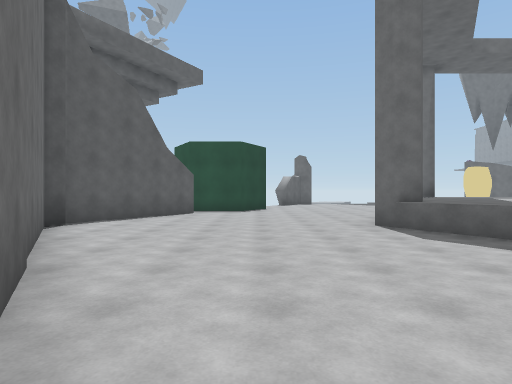
[1] (above)

22 first-person views from a walk through a scene from a Unity 3-D project. The camera is 1.4 m above the floor, looks level and sees 75° across. The floor is counted in squares, 2 m on a side. Each view is taken from the middle of a square. On the plan, view 1 faces up. The plan holds only what a view shows up to about 10 squares ahead; the rest is blank. The place goes on beyond the plan. Surface patterns are stand-ins for the level's own textures.

[2]
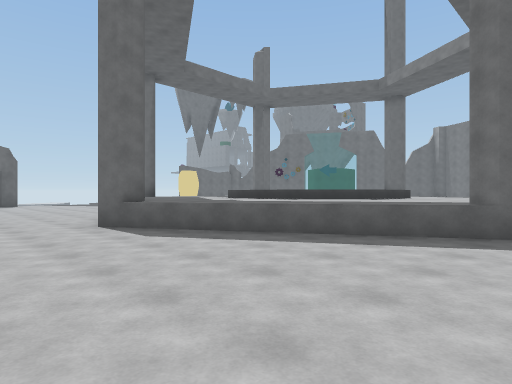

[3]
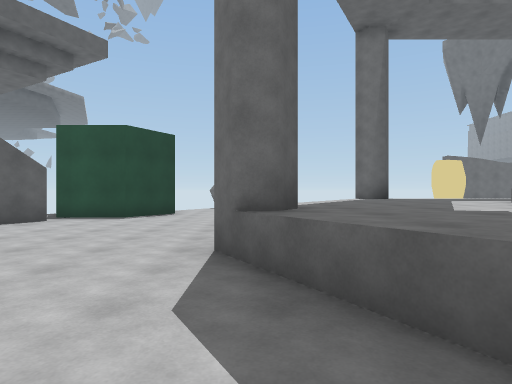

[4]
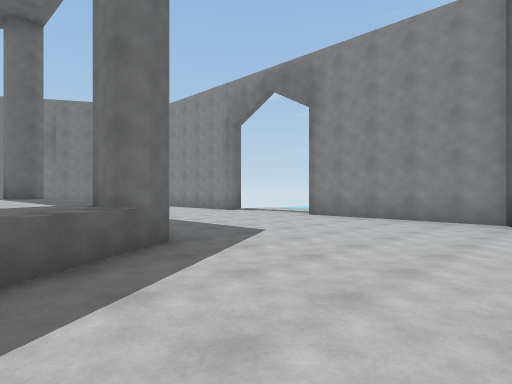

[5]
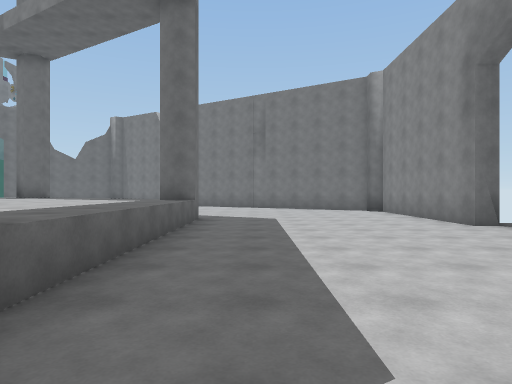

[6]
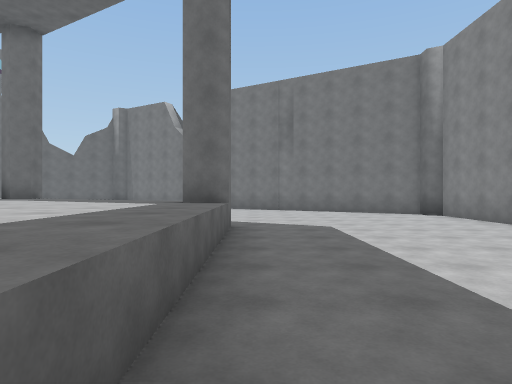

[7]
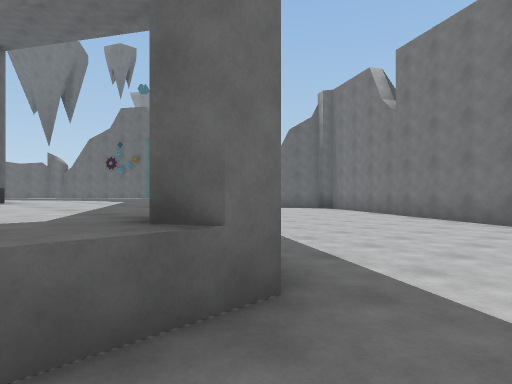

[8]
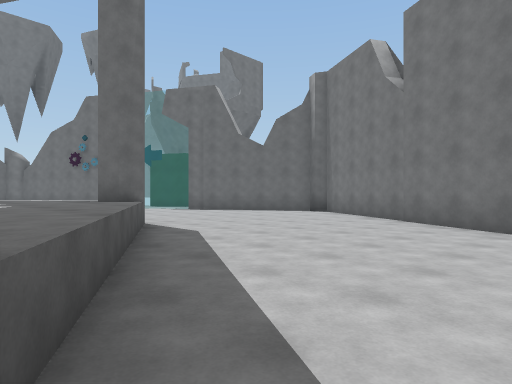

[9]
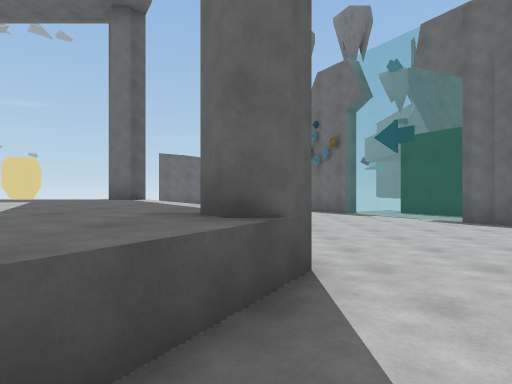

[10]
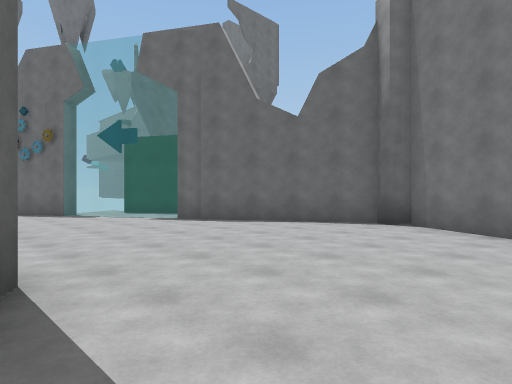

[11]
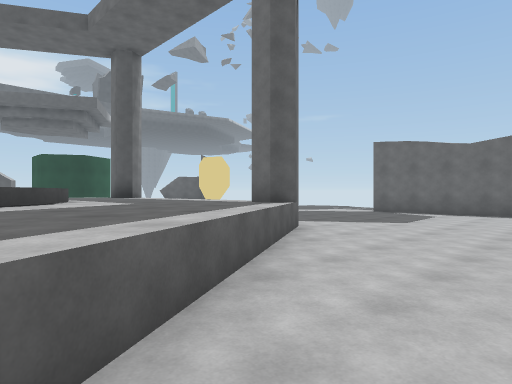

[12]
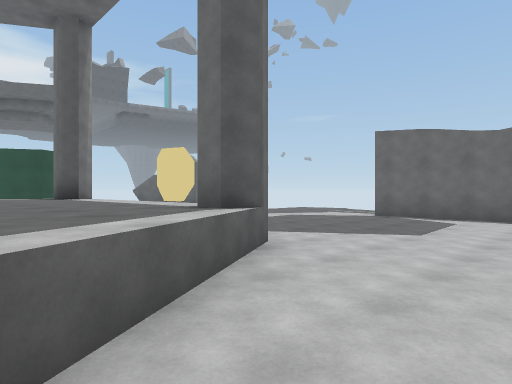

[13]
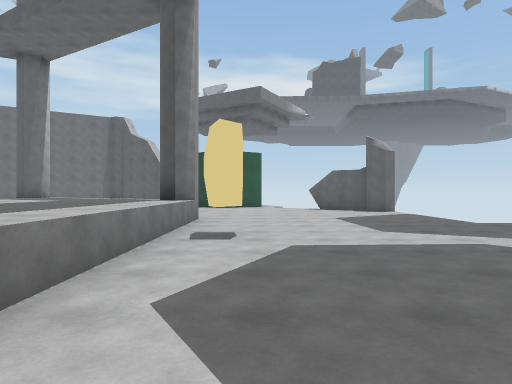

[14]
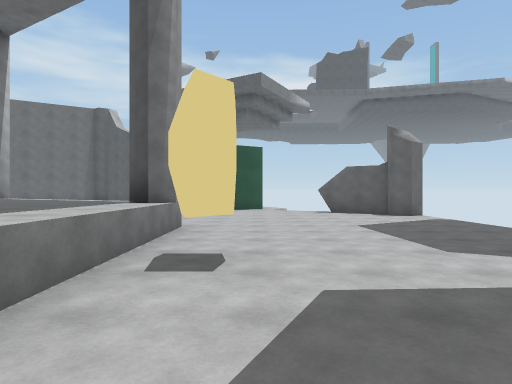

[15]
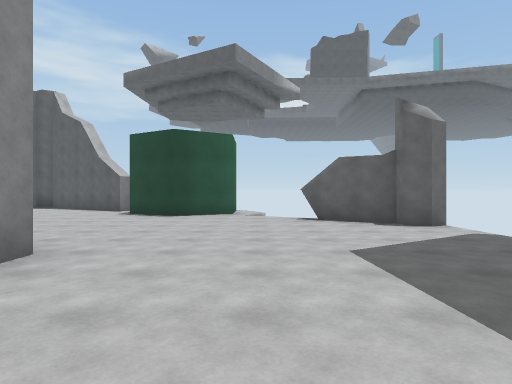

[16]
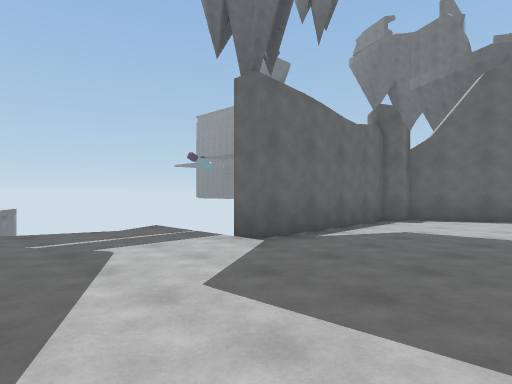

[17]
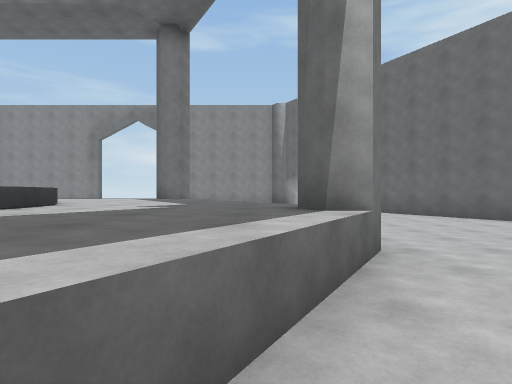

[18]
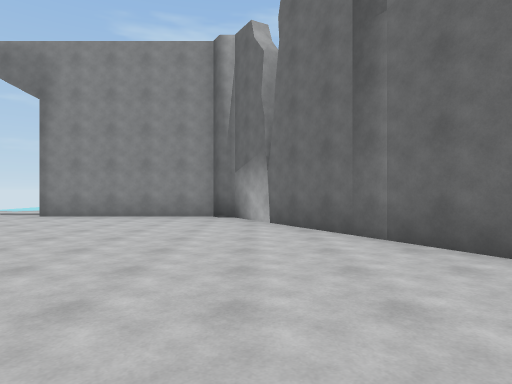

[19]
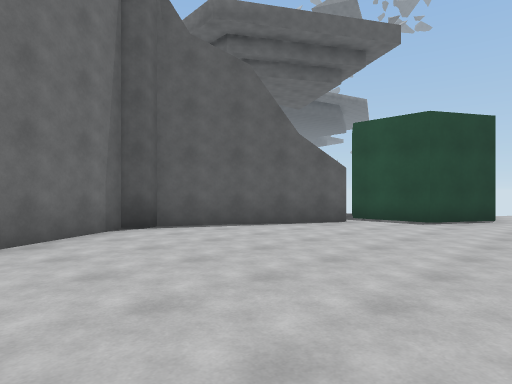

[20]
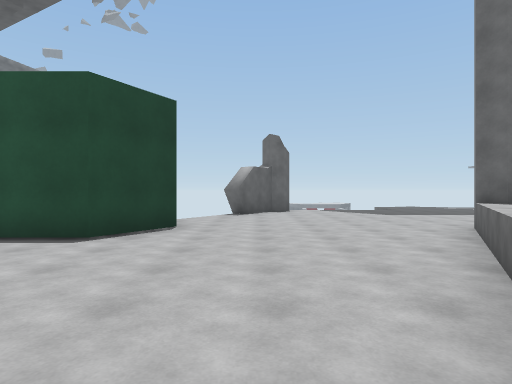

[21]
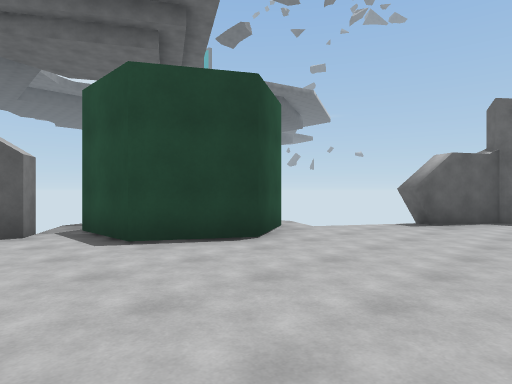

[22]
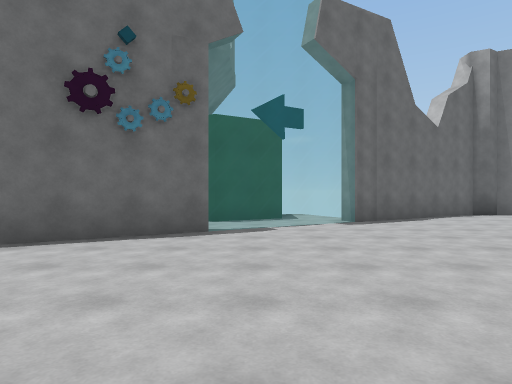

### Floor plan
Key: @ floor where view 1 was taken; # wall or solid block; . floor; = window, fence, low wall or low ledge; ^ raised ledge; O other object.
Columns run from 4 left of view 1 to 24 right of it. Each row starts with its distance up from view 1.
 22               ...
 21               ...
 20        #    .....#####
 19       ##.............##
 18      ##...............##
 17      #.................##
 16      ...................#
 15    O..........O.........=.O
 14     O....................=OO
 13     O.....##^^^^^^#......==O
 12   OO......^^^^^^^^^.......=.
 11  ##......^^^^^^^^^^^......##
 10 ##.......^^^^^^^^^^^.......##
  9 #.......^^^^^   ^^^^^.......#
  8 #......^^^^^     ^^^^^......#
  7 #......#^^^^     ^^^^#......#
  6 #......^^^^^     ^^^^^......#
  5 #.......^^^^^    ^^^^.......#
  4 ##.......^^^^^^^^^^^.......##
  3  ##......^^^^^^^^^^^......##
  2   #.......^^^^^^^^^.......#
  1   ##......##^^^^^^#......##
  0    #@....................#
 -1    ##.................
 -2     #.................
 -3     ##................
 -4      ##...............
 -5       ##.............#
 -6        ######. .######

Where each view was taken, in squares from view 1:
view 1: 0 up, 0 right, facing up
view 2: 0 up, 0 right, facing up-right
view 3: 3 up, 3 right, facing up
view 4: 3 up, 2 right, facing down-right
view 5: 1 down, 5 right, facing right
view 6: 0 up, 7 right, facing right
view 7: 1 down, 12 right, facing up-right
view 8: 0 up, 14 right, facing up-right
view 9: 4 up, 17 right, facing up
view 10: 4 up, 17 right, facing up-right
view 11: 8 up, 18 right, facing up-left
view 12: 10 up, 17 right, facing up-left
view 13: 15 up, 15 right, facing left
view 14: 15 up, 13 right, facing left
view 15: 16 up, 10 right, facing left
view 16: 16 up, 9 right, facing up-right
view 17: 11 up, 4 right, facing down
view 18: 4 up, 2 right, facing down
view 19: 4 up, 2 right, facing up-left
view 20: 7 up, 2 right, facing up
view 21: 10 up, 4 right, facing up-left
view 22: 14 up, 14 right, facing right
